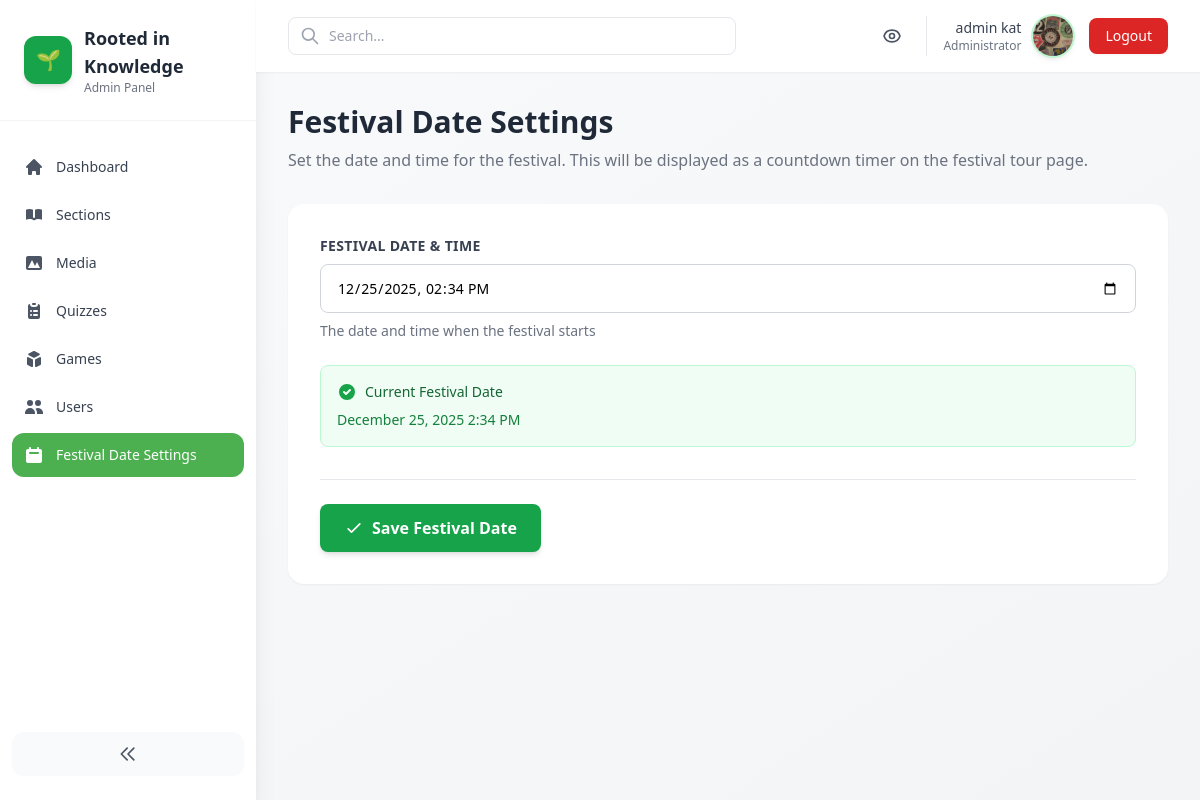
The page /admin-panel/festival-date/ (signed in) on the database its author committed.
### core/models.py (models this page shows, shortened)
class StudentProfile(models.Model):
    user = models.OneToOneField(settings.AUTH_USER_MODEL, on_delete=models.CASCADE)
    full_name = models.CharField(max_length=200, blank=True)
    profile_picture = models.ImageField(upload_to='profile_pics/', blank=True, null=True)
    birthday = models.DateField(null=True, blank=True)
    grade = models.PositiveSmallIntegerField(null=True, blank=True)
    must_change_password = models.BooleanField(default=True)
    created_at = models.DateTimeField(auto_now_add=True)

class FestivalDate(models.Model):
    festival_date = models.DateTimeField(null=True, blank=True, help_text="The date and time when the festival starts")
    updated_at = models.DateTimeField(auto_now=True)
    created_at = models.DateTimeField(auto_now_add=True)
    class Meta:
        verbose_name = "Festival Date"
        verbose_name_plural = "Festival Date"
    @classmethod
    def get_instance(cls):
        obj, created = cls.objects.get_or_create(pk=1)
        return obj

### core/admin_panel/views.py (the view, shortened to what this page needs)
# urls.py: path('admin-panel/festival-date/', admin_views.FestivalDateSettingsView.as_view(), name='admin_festival_date_settings'),
@method_decorator(staff_member_required, name='dispatch')
class FestivalDateSettingsView(TemplateView):
    template_name = 'core/admin_panel/festival_date_settings.html'
    def get_context_data(self, **kwargs):
        context = super().get_context_data(**kwargs)
        festival_date_instance = FestivalDate.get_instance()
        context['form'] = FestivalDateForm(instance=festival_date_instance)
        context['festival_date'] = festival_date_instance.festival_date
        return context

### core/admin_panel/views.py
class FestivalDateForm(forms.ModelForm):
    class Meta:
        model = FestivalDate
        fields = ['festival_date']
        widgets = {
            'festival_date': forms.DateTimeInput(attrs={
                'type': 'datetime-local',
                'class': 'w-full px-4 py-2 border border-gray-300 rounded-lg focus:ring-2 focus:ring-green-500 focus:border-transparent'
            })
        }

### core/templates/core/admin_panel/festival_date_settings.html (shortened to what this page needs)
{% extends 'core/admin_panel/base.html' %}
{% block content %}
<div class="mb-8">
  <h1 class="text-3xl font-bold text-gray-800 mb-2">Festival Date Settings</h1>
  <p class="text-gray-500">Set the date and time for the festival. This will be displayed as a countdown timer on the festival tour page.</p>
</div>
<div class="bg-white rounded-2xl shadow-sm p-8">
  <form method="post">
    <div class="space-y-6">
      <div>
        <label for="{{ form.festival_date.id_for_label }}" class="block text-sm font-semibold text-gray-700 mb-2 uppercase tracking-wide">
          Festival Date & Time
        </label>
        {{ form.festival_date }}
        {% if form.festival_date.help_text %}
          <p class="mt-2 text-sm text-gray-500">{{ form.festival_date.help_text }}</p>
        {% endif %}
      </div>
      {% if festival_date %}
        <div class="bg-green-50 border border-green-200 rounded-lg p-4">
          <div class="flex items-center gap-2 mb-2">
            <svg class="w-5 h-5 text-green-600" fill="currentColor" viewBox="0 0 20 20">
              <path fill-rule="evenodd" d="M10 18a8 8 0 100-16 8 8 0 000 16zm3.707-9.293a1 1 0 00-1.414-1.414L9 10.586 7.707 9.293a1 1 0 00-1.414 1.414l2 2a1 1 0 001.414 0l4-4z" clip-rule="evenodd"></path>
            </svg>
            <span class="text-sm font-medium text-green-800">Current Festival Date</span>
          </div>
          <p class="text-sm text-green-700">{{ festival_date|date:"F d, Y g:i A" }}</p>
        </div>
      {% endif %}
    </div>
    <div class="mt-8 flex items-center gap-3 pt-6 border-t border-gray-200">
      <button type="submit" class="inline-flex items-center gap-2 px-6 py-3 bg-green-600 text-white font-semibold rounded-lg hover:bg-green-700 transition-all shadow-md hover:shadow-lg">
        <svg class="w-5 h-5" fill="none" stroke="currentColor" viewBox="0 0 24 24">
          <path stroke-linecap="round" stroke-linejoin="round" stroke-width="2" d="M5 13l4 4L19 7"></path>
        </svg>
        Save Festival Date
      </button>
    </div>
  </form>
</div>
{% endblock %}

### core/templates/core/admin_panel/base.html (shortened to what this page needs)
<!doctype html>
<html lang="en">
  <head>
    <script src="https://cdn.tailwindcss.com"></script>
  </head>
  <body class="bg-gradient-to-br from-gray-50 to-gray-100 min-h-screen antialiased" x-data="{ sidebarOpen: true, mobileMenuOpen: false }">
    <div class="min-h-screen flex">
      <aside :class="sidebarOpen ? 'w-64' : 'w-20'" class="bg-white shadow-xl transition-all duration-300 h-screen sticky top-0 hidden lg:block">
        <div class="p-6 border-b border-gray-100">
          <div class="flex items-center gap-3">
            <div class="w-12 h-12 bg-green-600 rounded-xl flex items-center justify-center text-white shadow-md flex-shrink-0">
              <span class="text-xl">🌱</span>
            </div>
            <div x-show="sidebarOpen" x-transition>
              <div class="text-lg font-bold text-gray-800">Rooted in Knowledge</div>
              <p class="text-xs text-gray-500">Admin Panel</p>
            </div>
          </div>
        </div>
        <nav class="mt-6 px-3">
          <ul class="space-y-1 text-sm">
            <li>
              <a href="{% url 'core:admin_dashboard' %}" class="flex items-center gap-3 p-3 rounded-xl hover:bg-green-50 transition-all group {% if request.resolver_match.url_name == 'admin_dashboard' %}active-nav{% endif %}">
                <svg class="w-5 h-5 flex-shrink-0 {% if request.resolver_match.url_name == 'admin_dashboard' %}text-white{% else %}text-gray-600 group-hover:text-green-600{% endif %}" fill="currentColor" viewBox="0 0 20 20">
                  <path d="M10.707 2.293a1 1 0 00-1.414 0l-7 7a1 1 0 001.414 1.414L4 10.414V17a1 1 0 001 1h2a1 1 0 001-1v-2a1 1 0 011-1h2a1 1 0 011 1v2a1 1 0 001 1h2a1 1 0 001-1v-6.586l.293.293a1 1 0 001.414-1.414l-7-7z"></path>
                </svg>
                <span x-show="sidebarOpen" class="font-medium {% if request.resolver_match.url_name == 'admin_dashboard' %}text-white{% else %}text-gray-700 group-hover:text-green-600{% endif %}">Dashboard</span>
              </a>
            </li>
            <li>
              <a href="{% url 'core:admin_sections' %}" class="flex items-center gap-3 p-3 rounded-xl hover:bg-green-50 transition-all group {% if 'section' in request.resolver_match.url_name %}active-nav{% endif %}">
                <svg class="w-5 h-5 flex-shrink-0 {% if 'section' in request.resolver_match.url_name %}text-white{% else %}text-gray-600 group-hover:text-green-600{% endif %}" fill="currentColor" viewBox="0 0 20 20">
                  <path d="M9 4.804A7.968 7.968 0 005.5 4c-1.255 0-2.443.29-3.5.804v10A7.969 7.969 0 015.5 14c1.669 0 3.218.51 4.5 1.385A7.962 7.962 0 0114.5 14c1.255 0 2.443.29 3.5.804v-10A7.968 7.968 0 0014.5 4c-1.255 0-2.443.29-3.5.804V12a1 1 0 11-2 0V4.804z"></path>
                </svg>
                <span x-show="sidebarOpen" class="font-medium {% if 'section' in request.resolver_match.url_name %}text-white{% else %}text-gray-700 group-hover:text-green-600{% endif %}">Sections</span>
              </a>
            </li>
            <li>
              <a href="{% url 'core:admin_media' %}" class="flex items-center gap-3 p-3 rounded-xl hover:bg-green-50 transition-all group {% if 'media' in request.resolver_match.url_name %}active-nav{% endif %}">
                <svg class="w-5 h-5 flex-shrink-0 {% if 'media' in request.resolver_match.url_name %}text-white{% else %}text-gray-600 group-hover:text-green-600{% endif %}" fill="currentColor" viewBox="0 0 20 20">
                  <path fill-rule="evenodd" d="M4 3a2 2 0 00-2 2v10a2 2 0 002 2h12a2 2 0 002-2V5a2 2 0 00-2-2H4zm12 12H4l4-8 3 6 2-4 3 6z" clip-rule="evenodd"></path>
                </svg>
                <span x-show="sidebarOpen" class="font-medium {% if 'media' in request.resolver_match.url_name %}text-white{% else %}text-gray-700 group-hover:text-green-600{% endif %}">Media</span>
              </a>
            </li>
            <li>
              <a href="{% url 'core:admin_quizzes' %}" class="flex items-center gap-3 p-3 rounded-xl hover:bg-green-50 transition-all group {% if 'quiz' in request.resolver_match.url_name %}active-nav{% endif %}">
                <svg class="w-5 h-5 flex-shrink-0 {% if 'quiz' in request.resolver_match.url_name %}text-white{% else %}text-gray-600 group-hover:text-green-600{% endif %}" fill="currentColor" viewBox="0 0 20 20">
                  <path d="M9 2a1 1 0 000 2h2a1 1 0 100-2H9z"></path>
                  <path fill-rule="evenodd" d="M4 5a2 2 0 012-2 3 3 0 003 3h2a3 3 0 003-3 2 2 0 012 2v11a2 2 0 01-2 2H6a2 2 0 01-2-2V5zm3 4a1 1 0 000 2h.01a1 1 0 100-2H7zm3 0a1 1 0 000 2h3a1 1 0 100-2h-3zm-3 4a1 1 0 100 2h.01a1 1 0 100-2H7zm3 0a1 1 0 100 2h3a1 1 0 100-2h-3z" clip-rule="evenodd"></path>
                </svg>
                <span x-show="sidebarOpen" class="font-medium {% if 'quiz' in request.resolver_match.url_name %}text-white{% else %}text-gray-700 group-hover:text-green-600{% endif %}">Quizzes</span>
              </a>
            </li>
            <li>
              <a href="{% url 'core:admin_games' %}" class="flex items-center gap-3 p-3 rounded-xl hover:bg-green-50 transition-all group {% if 'game' in request.resolver_match.url_name %}active-nav{% endif %}">
                <svg class="w-5 h-5 flex-shrink-0 {% if 'game' in request.resolver_match.url_name %}text-white{% else %}text-gray-600 group-hover:text-green-600{% endif %}" fill="currentColor" viewBox="0 0 20 20">
                  <path d="M11 17a1 1 0 001.447.894l4-2A1 1 0 0017 15V9.236a1 1 0 00-1.447-.894l-4 2a1 1 0 00-.553.894V17zM15.211 6.276a1 1 0 000-1.788l-4.764-2.382a1 1 0 00-.894 0L4.789 4.488a1 1 0 000 1.788l4.764 2.382a1 1 0 00.894 0l4.764-2.382zM4.447 8.342A1 1 0 003 9.236V15a1 1 0 00.553.894l4 2A1 1 0 009 17v-5.764a1 1 0 00-.553-.894l-4-2z"></path>
                </svg>
                <span x-show="sidebarOpen" class="font-medium {% if 'game' in request.resolver_match.url_name %}text-white{% else %}text-gray-700 group-hover:text-green-600{% endif %}">Games</span>
              </a>
            </li>
            <li>
              <a href="{% url 'core:admin_users' %}" class="flex items-center gap-3 p-3 rounded-xl hover:bg-green-50 transition-all group {% if 'user' in request.resolver_match.url_name %}active-nav{% endif %}">
                <svg class="w-5 h-5 flex-shrink-0 {% if 'user' in request.resolver_match.url_name %}text-white{% else %}text-gray-600 group-hover:text-green-600{% endif %}" fill="currentColor" viewBox="0 0 20 20">
                  <path d="M9 6a3 3 0 11-6 0 3 3 0 016 0zM17 6a3 3 0 11-6 0 3 3 0 016 0zM12.93 17c.046-.327.07-.66.07-1a6.97 6.97 0 00-1.5-4.33A5 5 0 0119 16v1h-6.07zM6 11a5 5 0 015 5v1H1v-1a5 5 0 015-5z"></path>
                </svg>
                <span x-show="sidebarOpen" class="font-medium {% if 'user' in request.resolver_match.url_name %}text-white{% else %}text-gray-700 group-hover:text-green-600{% endif %}">Users</span>
              </a>
            </li>
            <li>
              <a href="{% url 'core:admin_festival_date_settings' %}" class="flex items-center gap-3 p-3 rounded-xl hover:bg-green-50 transition-all group {% if 'festival_date' in request.resolver_match.url_name %}active-nav{% endif %}">
                <svg class="w-5 h-5 flex-shrink-0 {% if 'festival_date' in request.resolver_match.url_name %}text-white{% else %}text-gray-600 group-hover:text-green-600{% endif %}" fill="currentColor" viewBox="0 0 20 20">
                  <path fill-rule="evenodd" d="M6 2a1 1 0 00-1 1v1H4a2 2 0 00-2 2v10a2 2 0 002 2h12a2 2 0 002-2V6a2 2 0 00-2-2h-1V3a1 1 0 10-2 0v1H7V3a1 1 0 00-1-1zm0 5a1 1 0 000 2h8a1 1 0 100-2H6z" clip-rule="evenodd"></path>
                </svg>
                <span x-show="sidebarOpen" class="font-medium {% if 'festival_date' in request.resolver_match.url_name %}text-white{% else %}text-gray-700 group-hover:text-green-600{% endif %}">Festival Date Settings</span>
              </a>
            </li>
          </ul>
        </nav>
        <div class="absolute bottom-6 left-0 right-0 px-3">
          <button @click="sidebarOpen = !sidebarOpen" class="w-full p-3 bg-gray-50 hover:bg-gray-100 rounded-xl transition-all flex items-center justify-center">
            <svg class="w-5 h-5 text-gray-600" fill="none" stroke="currentColor" viewBox="0 0 24 24">
              <path stroke-linecap="round" stroke-linejoin="round" stroke-width="2" d="M11 19l-7-7 7-7m8 14l-7-7 7-7"></path>
            </svg>
          </button>
        </div>
      </aside>
      <div class="flex-1 flex flex-col min-w-0">
        <header class="bg-white shadow-sm sticky top-0 z-40">
          <div class="px-4 sm:px-6 lg:px-8 py-4 flex items-center justify-between">
            <div class="flex items-center gap-4 flex-1">
              <div class="relative max-w-md w-full">
                <input type="search" placeholder="Search..." class="w-full pl-10 pr-4 py-2 border border-gray-200 rounded-lg focus:outline-none focus:ring-2 focus:ring-green-500 focus:border-transparent text-sm" />
                <svg class="w-5 h-5 text-gray-400 absolute left-3 top-1/2 -translate-y-1/2" fill="none" stroke="currentColor" viewBox="0 0 24 24">
                  <path stroke-linecap="round" stroke-linejoin="round" stroke-width="2" d="M21 21l-6-6m2-5a7 7 0 11-14 0 7 7 0 0114 0z"></path>
                </svg>
              </div>
            </div>
            <div class="flex items-center gap-4">
              <a href="/" class="p-2 hover:bg-gray-100 rounded-lg transition" title="View Site">
              </a>
             <a href="{% url 'core:profile' %}">
              <div class="flex items-center gap-3 pl-4 border-l border-gray-200">
                <div class="text-right hidden sm:block">
                  <div class="text-sm font-medium text-gray-700">{{ user.username }}</div>
                  <div class="text-xs text-gray-500">Administrator</div>
                </div>
                {% if user.studentprofile.profile_picture %}
                  <img src="{{ user.studentprofile.profile_picture.url }}" alt="{{ user.username }}" class="w-10 h-10 rounded-full object-cover shadow-md ring-2 ring-green-200">
                {% else %}
                  <div class="w-10 h-10 bg-green-600 rounded-full flex items-center justify-center text-white font-semibold shadow-md">
                    {{ user.username|slice:":1"|upper }}
                  </div>
                {% endif %}
              </div>
             </a>
              <a href="{% url 'logout' %}" class="px-4 py-2 text-sm font-medium text-white bg-red-600 hover:bg-red-700 rounded-lg shadow-sm hover:shadow-md transition-all duration-200">
                Logout
              </a>
            </div>
          </div>
        </header>
        <main class="flex-1 p-4 sm:p-6 lg:p-8">
          {% block content %}{% endblock %}
        </main>
      </div>
    </div>
  </body>
</html>

### core/templates/core/admin_panel/base.html (style rules this page uses)
:root { --green: #4CAF50; --orange: #FF9800; }
.active-nav { background: #4CAF50; color: white; }

### core/templates/core/admin_panel/festival_date_settings.html (style rules this page uses)
form input[type="datetime-local"] { width: 100%; padding: 0.75rem 1rem; border: 1px solid #D1D5DB; border-radius: 0.5rem; font-size: 0.875rem; transition: all 0.2s; }

### rows shown on the page
FestivalDate: festival_date "12/25/2025 14:34", festival_date "December 25, 2025 2:34 PM"

### other values the page prints
{{ user.username }} "admin kat"
